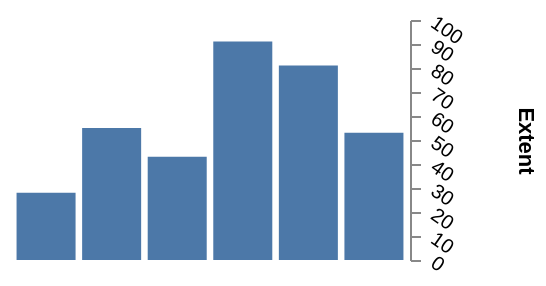

The specification (Vega-Lite) saved for this image:
### Vega specification from a JSON file in a GitHub repository (floating-point values rounded to 4 significant figures)
{"width": 200, "height": 120, "padding": 5, "data": [{"name": "t", "values": [{"a": "Alpha", "b": 28, "c": "x", "d": 1}, {"a": "Bravo", "b": 55, "c": "y", "d": 2}, {"a": "Charlie", "b": 43, "c": "x", "d": 3}, {"a": "Delta", "b": 91, "c": "z", "d": 4}, {"a": "Echo", "b": 81, "c": "y", "d": 5}, {"a": "Foxtrot", "b": 53, "c": "z", "d": 6}]}], "scales": [{"name": "x", "type": "band", "domain": {"data": "t", "field": "a"}, "range": "width", "padding": 0.1}, {"name": "y", "type": "linear", "domain": {"data": "t", "field": "b"}, "range": "height", "nice": true}, {"name": "color", "type": "ordinal", "domain": {"data": "t", "field": "c"}, "range": {"scheme": "category10"}}, {"name": "ramp", "type": "linear", "domain": {"data": "t", "field": "d"}, "range": {"scheme": "blues"}}, {"name": "size", "type": "linear", "domain": {"data": "t", "field": "b"}, "range": [10, 200]}, {"name": "shape", "type": "ordinal", "domain": {"data": "t", "field": "c"}, "range": "symbol"}, {"name": "quant", "type": "quantize", "domain": [0, 100], "range": {"scheme": "greens", "count": 4}}], "marks": [{"type": "rect", "from": {"data": "t"}, "encode": {"enter": {"x": {"scale": "x", "field": "a"}, "width": {"scale": "x", "band": 1}, "y": {"scale": "y", "field": "b"}, "y2": {"scale": "y", "value": 0}}}}], "axes": [{"orient": "right", "scale": "y", "title": "Extent", "minExtent": 40, "maxExtent": 20, "titlePadding": 12, "labelAngle": 35, "labelPadding": 6}]}
